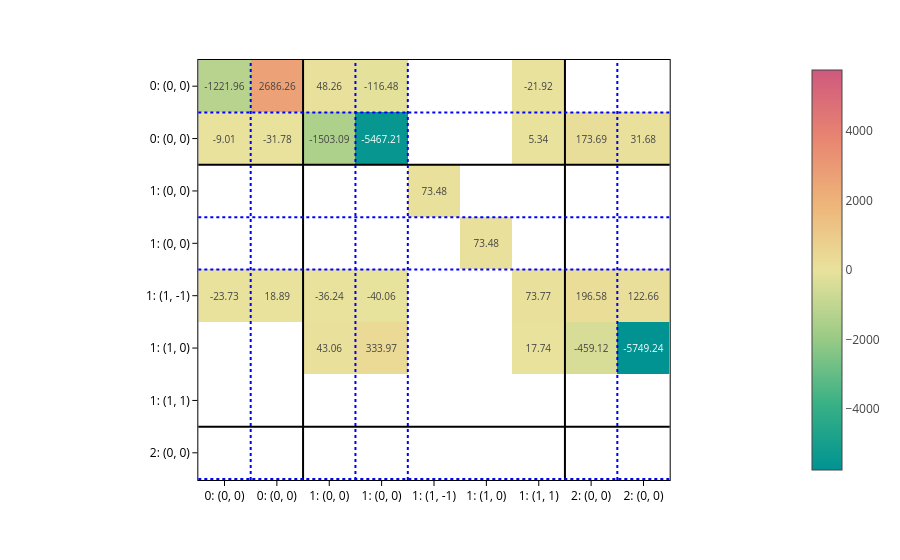

Notebook code cell kept with this figure:
### Markdown cell above
You can of course plot the predicted matrices:

### Code cell
matrix = processor.matrix_from_data(data, predictions=out)
from matplotlib import pyplot as plt
plot_basis_matrix(
    matrix[0]*1e6,
    config1,
    point_lines={"color": "black"},
    basis_lines={"color": "blue"},
    colorscale="temps",
    text=".2f",
    basis_labels=True,
).show()

### Figure 1 — Plotly figure (JSON) as saved in the notebook; plotly's stock layout.template omitted (floating-point values rounded to 4 significant figures)
{"data": [{"coloraxis": "coloraxis", "hovertemplate": "x: %{x}<br>y: %{y}<br>color: %{z}<extra></extra>", "name": "0", "texttemplate": "%{z:.2f}", "type": "heatmap", "xaxis": "x", "yaxis": "y", "z": [[-1222.0, 2686.0, 48.26, -116.5, null, null, -21.92, null, null], [-9.009, -31.78, -1503.0, -5467.0, null, null, 5.345, 173.7, 31.68], [null, null, null, null, 73.48, null, null, null, null], [null, null, null, null, null, 73.48, null, null, null], [-23.73, 18.89, -36.24, -40.06, null, null, 73.77, 196.6, 122.7], [null, null, 43.06, 334.0, null, null, 17.74, -459.1, -5749.0]]}], "layout": {"coloraxis": {"cmid": 0, "colorscale": [[0, "rgb(0, 147, 146)"], [0.1667, "rgb(57, 177, 133)"], [0.3333, "rgb(156, 203, 134)"], [0.5, "rgb(233, 226, 156)"], [0.6667, "rgb(238, 180, 121)"], [0.8333, "rgb(232, 132, 113)"], [1, "rgb(207, 89, 126)"]]}, "margin": {"t": 60}, "shapes": [{"line": {"color": "black"}, "type": "line", "x0": 0, "x1": 1, "xref": "x domain", "y0": 1.5, "y1": 1.5, "yref": "y"}, {"line": {"color": "black"}, "type": "line", "x0": 1.5, "x1": 1.5, "xref": "x", "y0": 0, "y1": 1, "yref": "y domain"}, {"line": {"color": "black"}, "type": "line", "x0": 0, "x1": 1, "xref": "x domain", "y0": 6.5, "y1": 6.5, "yref": "y"}, {"line": {"color": "black"}, "type": "line", "x0": 6.5, "x1": 6.5, "xref": "x", "y0": 0, "y1": 1, "yref": "y domain"}, {"line": {"color": "blue", "dash": "dot"}, "type": "line", "x0": 0, "x1": 1, "xref": "x domain", "y0": 0.5, "y1": 0.5, "yref": "y"}, {"line": {"color": "blue", "dash": "dot"}, "type": "line", "x0": 0.5, "x1": 0.5, "xref": "x", "y0": 0, "y1": 1, "yref": "y domain"}, {"line": {"color": "blue", "dash": "dot"}, "type": "line", "x0": 0, "x1": 1, "xref": "x domain", "y0": 2.5, "y1": 2.5, "yref": "y"}, {"line": {"color": "blue", "dash": "dot"}, "type": "line", "x0": 2.5, "x1": 2.5, "xref": "x", "y0": 0, "y1": 1, "yref": "y domain"}, {"line": {"color": "blue", "dash": "dot"}, "type": "line", "x0": 0, "x1": 1, "xref": "x domain", "y0": 3.5, "y1": 3.5, "yref": "y"}, {"line": {"color": "blue", "dash": "dot"}, "type": "line", "x0": 3.5, "x1": 3.5, "xref": "x", "y0": 0, "y1": 1, "yref": "y domain"}, {"line": {"color": "blue", "dash": "dot"}, "type": "line", "x0": 0, "x1": 1, "xref": "x domain", "y0": 7.5, "y1": 7.5, "yref": "y"}, {"line": {"color": "blue", "dash": "dot"}, "type": "line", "x0": 7.5, "x1": 7.5, "xref": "x", "y0": 0, "y1": 1, "yref": "y domain"}], "xaxis": {"anchor": "y", "constrain": "domain", "domain": [0, 1], "scaleanchor": "y", "ticktext": ["0: (0, 0)", "0: (0, 0)", "1: (0, 0)", "1: (0, 0)", "1: (1, -1)", "1: (1, 0)", "1: (1, 1)", "2: (0, 0)", "2: (0, 0)"], "tickvals": [0, 1, 2, 3, 4, 5, 6, 7, 8]}, "yaxis": {"anchor": "x", "autorange": "reversed", "constrain": "domain", "domain": [0, 1], "ticktext": ["0: (0, 0)", "0: (0, 0)", "1: (0, 0)", "1: (0, 0)", "1: (1, -1)", "1: (1, 0)", "1: (1, 1)", "2: (0, 0)", "2: (0, 0)"], "tickvals": [0, 1, 2, 3, 4, 5, 6, 7, 8]}}}
